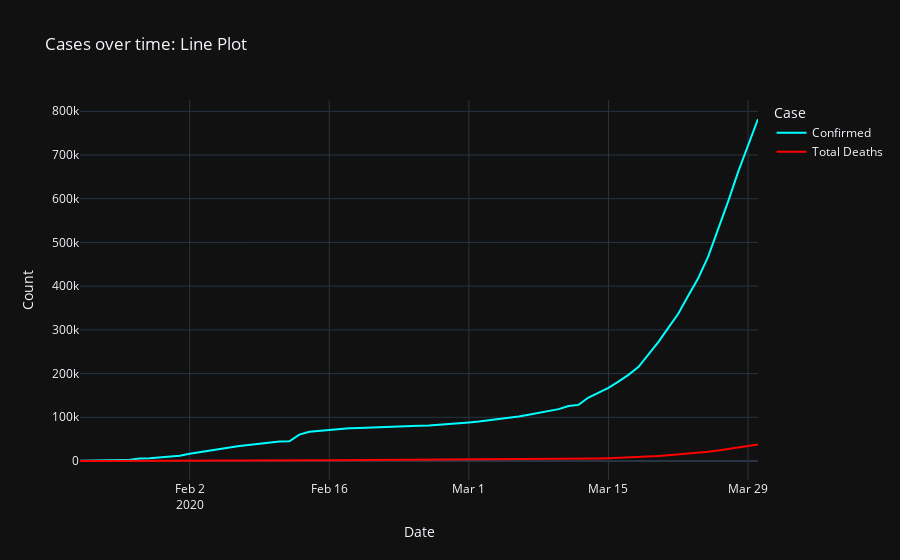

Notebook code for this chart:
### Code cell
fig = px.line(world_graphCvD, x="Date", y="Count", color='Case',
             title='Cases over time: Line Plot', color_discrete_sequence = ['cyan', 'red'],template='plotly_dark')



fig.show()
